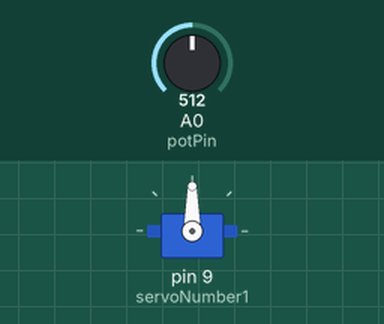
Simulated run of this sketch. Board: Arduino Uno, built with avr-gcc and run on an emulated ATmega328P. Parts: servo. The test bench sets the inputs (shaded band); at power-on: A0 (potPin) = 512.

Above: at 1.2 s.
1.3 s: A0 (potPin) set to 716
At 2.1 s:
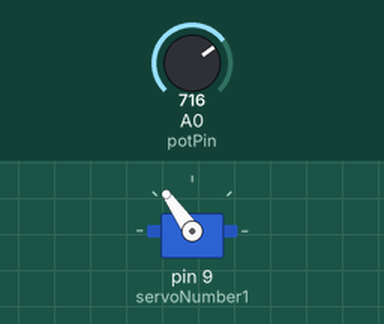
2.8 s: A0 (potPin) set to 900
At 3.2 s:
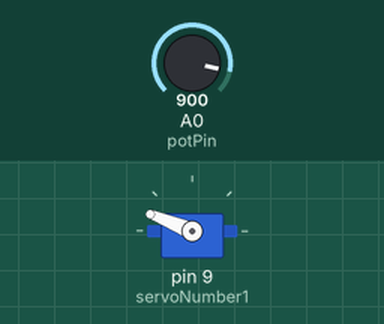
4.3 s: A0 (potPin) set to 1023
At 5.5 s:
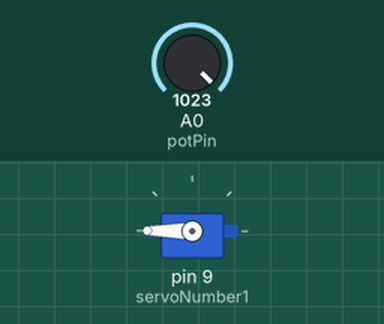
5.8 s: A0 (potPin) set to 306
At 6.7 s:
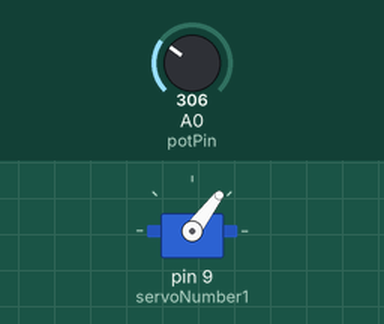
7.3 s: A0 (potPin) set to 122
At 7.9 s:
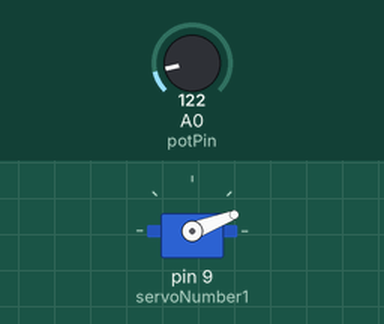
Timing chart, 0 to 9.8 s (numbered marks = the images above; inputs shaded):
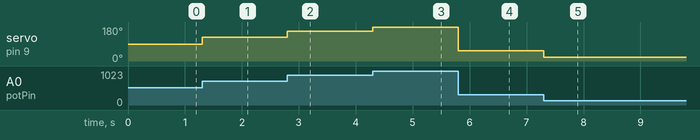

Measured:
- after the input at 1.3 s, servo on pin 9 (servoNumber1): 90° → 125° at once
- after the input at 2.8 s, servo on pin 9 (servoNumber1): 125° → 158° at once
- after the input at 4.3 s, servo on pin 9 (servoNumber1): 158° → 180° at once
- after the input at 5.8 s, servo on pin 9 (servoNumber1): 180° → 53° at once
- after the input at 7.3 s, servo on pin 9 (servoNumber1): 53° → 21° at once

The sketch:

main.ino
```cpp
/*
 * Created by: Mikey Gloriani
 * Created on: Nov 2023
 * This program makes the servo motor turn 180 degrees
*/

#include <Servo.h>

Servo servoNumber1;   // create servo object to control a servo

int potPin = A0;  // Analog pin to connect to the potentiometer
int potVal;       // variable to read the value from the analog pin

void setup() {
    //sets up the servo pins
    servoNumber1.attach(9);
    servoNumber1.write(0);
}

void loop() {
  potVal = analogRead(potPin);            // reads the value of the potentiometer which is a value between 0 and 1023
  potVal = map(potVal, 0, 1023, 0, 180);     // takes the potentiometer value and changes it to a number between 0-180 (the range where the servo will turn in degrees)
  servoNumber1.write(potVal);              // sets the servo position according to the new number given
}
```
